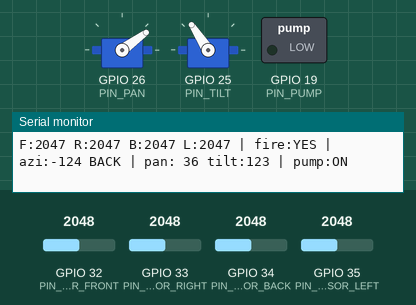
This sketch was run on a simulated ESP32. Shown: 2 × servo, switched loads named in the sketch (green lamp = pin HIGH), the last lines printed to the serial monitor. Inputs (shaded band) come from the test bench; at power-on: GPIO 33 (PIN_SENSOR_RIGHT) = 2048, GPIO 32 (PIN_SENSOR_FRONT) = 2048, GPIO 34 (PIN_SENSOR_BACK) = 2048, GPIO 35 (PIN_SENSOR_LEFT) = 2048 (analog values on the 0–4095 scale).

Above: at 1.6 s.
1.7 s: GPIO 33 (PIN_SENSOR_RIGHT) set to 2866
At 3.4 s:
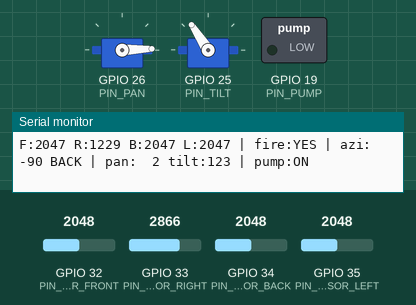
3.7 s: GPIO 32 (PIN_SENSOR_FRONT) set to 2185
At 4.5 s:
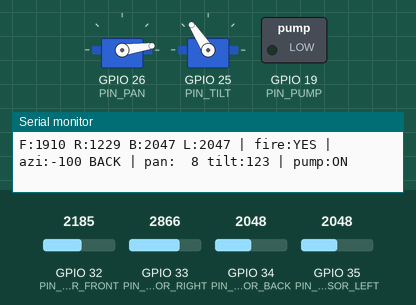
5.9 s: GPIO 34 (PIN_SENSOR_BACK) set to 2103
7.4 s: GPIO 35 (PIN_SENSOR_LEFT) set to 2866
At 9.2 s:
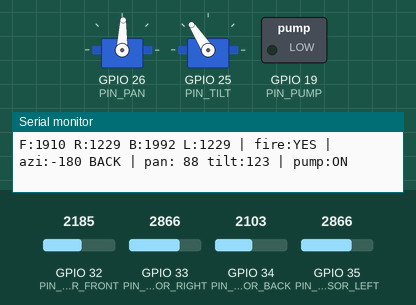
9.7 s: GPIO 34 (PIN_SENSOR_BACK) set to 2866
At 11.5 s:
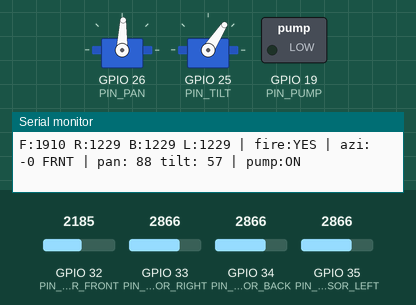
11.8 s: GPIO 32 (PIN_SENSOR_FRONT) set to 2866
At 14.7 s:
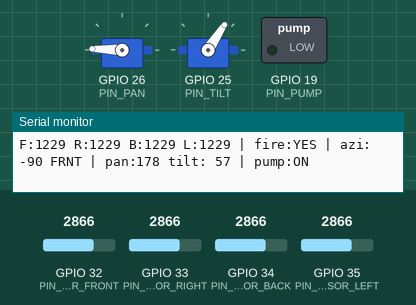
Timing chart, 0 to 15.8 s (numbered marks = the images above; inputs shaded):
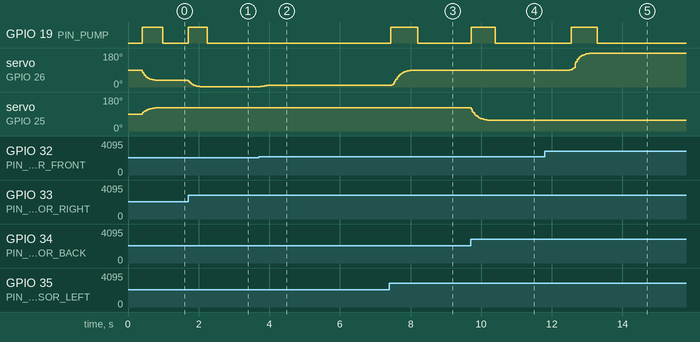

The sketch:

new_fire_sentry.ino
```cpp
#include <Arduino.h>
#include <ESP32Servo.h>
#include <WiFi.h>
#include "esp_bt.h"

namespace Config {
  constexpr int PIN_SENSOR_FRONT = 32;
  constexpr int PIN_SENSOR_RIGHT = 33;
  constexpr int PIN_SENSOR_BACK  = 34;
  constexpr int PIN_SENSOR_LEFT  = 35;
  constexpr int PIN_PAN  = 26;
  constexpr int PIN_TILT = 25;
  constexpr int PIN_PUMP = 19;

  constexpr bool FIRE_IS_HIGHER = false;  //read LOWER on fire
  constexpr int FIRE_ON_THRESHOLD  = 600; // start reacting above this
  constexpr int FIRE_OFF_THRESHOLD = 450; // stop reacting below this (hysteresis)

  constexpr float SENSOR_SMOOTH = 0.30f;

  constexpr int   PAN_MIN = 0;
  constexpr int   PAN_MAX = 180;
  constexpr float PAN_CENTER = 90.0f;

  constexpr int   TILT_MIN = 0;
  constexpr int   TILT_MAX = 180;
  constexpr float TILT_STANDBY  = 90.0f;  // rest: hose straight up
  constexpr float TILT_FORWARD  = 55.0f;  // aim a fire in FRONT
  constexpr float TILT_BACKWARD = 125.0f; // flip over top, aim a fire BEHIND

  constexpr float AZI_HYSTERESIS = 12.0f;

  constexpr float PAN_SMOOTH    = 0.15f;
  constexpr float TILT_SMOOTH   = 0.12f;
  constexpr float RETURN_SMOOTH = 0.05f;
  constexpr float PAN_DEADBAND  = 2.0f;
  constexpr float TILT_DEADBAND = 2.0f;

  constexpr float AIM_TOL      = 5.0f;    // pan degrees from target
  constexpr float TILT_AIM_TOL = 6.0f;    // tilt degrees from target
  constexpr unsigned long AIM_HOLD_MS = 300;

  //   true  = HIGH turns pump ON
  //   false = LOW  turns pump ON
  constexpr bool PUMP_ACTIVE_HIGH = false;  //relay LOW = ON

  constexpr unsigned long LOOP_INTERVAL_MS = 20;
}

enum Direction { DIR_FRONT = 0, DIR_RIGHT, DIR_LEFT, DIR_BACK, DIR_COUNT };

struct SensorArray {
  int         pin[DIR_COUNT];
  float       azimuth[DIR_COUNT];   // compass angle each sensor faces (deg)
  const char* name[DIR_COUNT];
  float       intensity[DIR_COUNT]; // smoothed + normalised (higher = fire)
};
SensorArray sensors;

int normaliseReading(int raw) {
  return Config::FIRE_IS_HIGHER ? raw : (4095 - raw);
}

void sensorsInit() {
  sensors.pin[DIR_FRONT] = Config::PIN_SENSOR_FRONT;
  sensors.pin[DIR_RIGHT] = Config::PIN_SENSOR_RIGHT;
  sensors.pin[DIR_LEFT]  = Config::PIN_SENSOR_LEFT;
  sensors.pin[DIR_BACK]  = Config::PIN_SENSOR_BACK;

  // Azimuth: 0 = front, 90 = right, 180 = back, 270 = left.
  sensors.azimuth[DIR_FRONT] = 0.0f;
  sensors.azimuth[DIR_RIGHT] = 90.0f;
  sensors.azimuth[DIR_LEFT]  = 270.0f;
  sensors.azimuth[DIR_BACK]  = 180.0f;

  sensors.name[DIR_FRONT] = "FRONT";
  sensors.name[DIR_RIGHT] = "RIGHT";
  sensors.name[DIR_LEFT]  = "LEFT";
  sensors.name[DIR_BACK]  = "BACK";

  analogReadResolution(12);

  for (int i = 0; i < DIR_COUNT; i++) {
    sensors.intensity[i] = normaliseReading(analogRead(sensors.pin[i]));
  }
}

void sensorsUpdate() {
  for (int i = 0; i < DIR_COUNT; i++) {
    float reading = normaliseReading(analogRead(sensors.pin[i]));
    sensors.intensity[i] += (reading - sensors.intensity[i]) * Config::SENSOR_SMOOTH;
  }
}

bool  g_fire        = false;
float g_targetAzi   = 0.0f;   // signed azimuth
int   g_strongest   = -1;
bool  g_fireLatched = false;

void computeTarget() {
  float maxIntensity = 0.0f;
  g_strongest = -1;
  for (int i = 0; i < DIR_COUNT; i++) {
    if (sensors.intensity[i] > maxIntensity) {
      maxIntensity = sensors.intensity[i];
      g_strongest  = i;
    }
  }

  if (!g_fireLatched && maxIntensity >= Config::FIRE_ON_THRESHOLD)  g_fireLatched = true;
  if ( g_fireLatched && maxIntensity <  Config::FIRE_OFF_THRESHOLD) g_fireLatched = false;
  g_fire = g_fireLatched;
  if (!g_fire) return;

  float sinSum = 0.0f, cosSum = 0.0f;
  for (int i = 0; i < DIR_COUNT; i++) {
    if (sensors.intensity[i] >= Config::FIRE_OFF_THRESHOLD) {
      float r = radians(sensors.azimuth[i]);
      sinSum += sin(r) * sensors.intensity[i];
      cosSum += cos(r) * sensors.intensity[i];
    }
  }
  float azi = degrees(atan2(sinSum, cosSum));
  g_targetAzi = azi;
}

float g_targetPan  = Config::PAN_CENTER;
float g_targetTilt = Config::TILT_STANDBY;
bool  g_backMode   = false;

void updateKinematics() {
  float A  = g_targetAzi;
  float aa = fabs(A);

  if (!g_backMode && aa > 90.0f + Config::AZI_HYSTERESIS) g_backMode = true;
  if ( g_backMode && aa < 90.0f - Config::AZI_HYSTERESIS) g_backMode = false;

  float baseHeading; // the azimuth the BASE points at
  if (!g_backMode) {
    baseHeading  = A;
    g_targetTilt = Config::TILT_FORWARD;
  } else {
    baseHeading  = A - (A >= 0 ? 180.0f : -180.0f); // mirror to front range
    g_targetTilt = Config::TILT_BACKWARD;
  }

  // Base azimuth -> pan servo angle. 90 = front, 0 = hard right, 180 = hard left.
  g_targetPan = constrain(90.0f - baseHeading, (float)Config::PAN_MIN, (float)Config::PAN_MAX);
}

Servo panServo, tiltServo;
float g_panPos  = Config::PAN_CENTER;
float g_tiltPos = Config::TILT_STANDBY;

void panWrite(float a) {
  a = constrain(a, (float)Config::PAN_MIN, (float)Config::PAN_MAX);
  g_panPos = a; panServo.write((int)round(a));
}
void tiltWrite(float a) {
  a = constrain(a, (float)Config::TILT_MIN, (float)Config::TILT_MAX);
  g_tiltPos = a; tiltServo.write((int)round(a));
}
void panEaseTo(float target, float smooth) {
  if (fabs(target - g_panPos) <= Config::PAN_DEADBAND) return; // hold -> no drift
  panWrite(g_panPos + (target - g_panPos) * smooth);
}
void tiltEaseTo(float target, float smooth) {
  if (fabs(target - g_tiltPos) <= Config::TILT_DEADBAND) return;
  tiltWrite(g_tiltPos + (target - g_tiltPos) * smooth);
}

void actuatorsInit() {
  ESP32PWM::allocateTimer(0);
  ESP32PWM::allocateTimer(1);
  panServo.attach(Config::PIN_PAN,  500, 2500);
  tiltServo.attach(Config::PIN_TILT, 500, 2500);
  panWrite(Config::PAN_CENTER);
  tiltWrite(Config::TILT_STANDBY);
  delay(400);
}

bool g_pumpOn = false;
void pumpSet(bool on) {
  g_pumpOn = on;
  bool level = Config::PUMP_ACTIVE_HIGH ? on : !on;
  digitalWrite(Config::PIN_PUMP, level ? HIGH : LOW);
}
void pumpInit() { pinMode(Config::PIN_PUMP, OUTPUT); pumpSet(false); }

unsigned long g_aimStart = 0;
bool          g_aiming   = false;

bool aimConfirmed() {
  bool panOK  = fabs(g_targetPan  - g_panPos)  <= Config::AIM_TOL;
  bool tiltOK = fabs(g_targetTilt - g_tiltPos) <= Config::TILT_AIM_TOL;
  if (!(panOK && tiltOK)) { g_aiming = false; return false; }
  if (!g_aiming) { g_aiming = true; g_aimStart = millis(); }
  return (millis() - g_aimStart) >= Config::AIM_HOLD_MS;
}

void debugPrint() {
  Serial.printf("F:%4.0f R:%4.0f B:%4.0f L:%4.0f | fire:%s",
    sensors.intensity[DIR_FRONT], sensors.intensity[DIR_RIGHT],
    sensors.intensity[DIR_BACK],  sensors.intensity[DIR_LEFT],
    g_fire ? "YES" : "no ");
  if (g_fire)
    Serial.printf(" | azi:%4.0f %-4s", g_targetAzi, g_backMode ? "BACK" : "FRNT");
  else
    Serial.printf(" |               ");
  Serial.printf(" | pan:%3.0f tilt:%3.0f | pump:%s\n",
    g_panPos, g_tiltPos, g_pumpOn ? "ON " : "off");
}

void setup() {
  Serial.begin(115200);
  WiFi.mode(WIFI_OFF);
  btStop();
  sensorsInit();
  actuatorsInit();
  pumpInit();
  Serial.println("=== Fire Sentry ready (pan-tilt 360) ===");
}

void loop() {
  static unsigned long last = 0;
  if (millis() - last < Config::LOOP_INTERVAL_MS) return;
  last = millis();

  sensorsUpdate();   // 2. read
  computeTarget();   // 3. is there fire, and at what azimuth?

  if (g_fire) {
    updateKinematics();                          // 4. azimuth -> pan + tilt
    panEaseTo(g_targetPan,  Config::PAN_SMOOTH);  // 5. move
    tiltEaseTo(g_targetTilt, Config::TILT_SMOOTH);
    pumpSet(aimConfirmed());                      // 6+7. pump only when locked
  } else {
    pumpSet(false);
    g_aiming = false;
    panEaseTo(Config::PAN_CENTER,  Config::RETURN_SMOOTH);
    tiltEaseTo(Config::TILT_STANDBY, Config::RETURN_SMOOTH);
  }

  debugPrint();
}
```

Measured:
- after the input at 1.7 s, GPIO 19 (PIN_PUMP): LOW → HIGH at once, → LOW 0.54 s later; servo on GPIO 26 (PIN_PAN): moves from 36° to 2° over 0.32 s, starting at once
- after the input at 3.7 s, servo on GPIO 26 (PIN_PAN): 2° → 8° after 0.05 s
- after the input at 7.4 s, GPIO 19 (PIN_PUMP): LOW → HIGH after 0.05 s, → LOW 0.76 s later; servo on GPIO 26 (PIN_PAN): moves from 8° to 88° over 0.54 s, starting after 0.05 s
- after the input at 9.7 s, GPIO 19 (PIN_PUMP): LOW → HIGH at once, → LOW 0.68 s later; servo on GPIO 25 (PIN_TILT): moves from 123° to 57° over 0.50 s, starting at once
- after the input at 11.8 s, GPIO 19 (PIN_PUMP): LOW → HIGH after 0.74 s, → LOW 0.74 s later; servo on GPIO 26 (PIN_PAN): moves from 88° to 178° over 0.68 s, starting after 0.58 s
